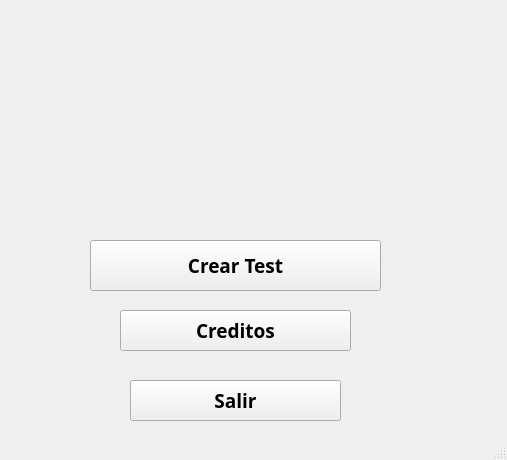
<?xml version="1.0" encoding="UTF-8"?>
<ui version="4.0">
 <class>MainWindow</class>
 <widget class="QMainWindow" name="MainWindow">
  <property name="geometry">
   <rect>
    <x>0</x>
    <y>0</y>
    <width>507</width>
    <height>460</height>
   </rect>
  </property>
  <property name="windowTitle">
   <string>MainWindow</string>
  </property>
  <widget class="QWidget" name="centralWidget">
   <widget class="QPushButton" name="pushButton">
    <property name="geometry">
     <rect>
      <x>130</x>
      <y>380</y>
      <width>211</width>
      <height>41</height>
     </rect>
    </property>
    <property name="font">
     <font>
      <family>OCR A Extended</family>
      <pointsize>14</pointsize>
      <weight>75</weight>
      <bold>true</bold>
     </font>
    </property>
    <property name="text">
     <string>Salir</string>
    </property>
   </widget>
   <widget class="QPushButton" name="pushButton_2">
    <property name="geometry">
     <rect>
      <x>90</x>
      <y>240</y>
      <width>291</width>
      <height>51</height>
     </rect>
    </property>
    <property name="font">
     <font>
      <family>OCR A Extended</family>
      <pointsize>14</pointsize>
      <weight>75</weight>
      <bold>true</bold>
     </font>
    </property>
    <property name="text">
     <string>Crear Test</string>
    </property>
   </widget>
   <widget class="QPushButton" name="pushButton_3">
    <property name="geometry">
     <rect>
      <x>120</x>
      <y>310</y>
      <width>231</width>
      <height>41</height>
     </rect>
    </property>
    <property name="font">
     <font>
      <family>OCR A Extended</family>
      <pointsize>14</pointsize>
      <weight>75</weight>
      <bold>true</bold>
     </font>
    </property>
    <property name="text">
     <string>Creditos</string>
    </property>
   </widget>
   <widget class="QLabel" name="label">
    <property name="geometry">
     <rect>
      <x>160</x>
      <y>20</y>
      <width>151</width>
      <height>211</height>
     </rect>
    </property>
    <property name="text">
     <string/>
    </property>
    <property name="pixmap">
     <pixmap resource="logo.qrc">:/imagenes/logo.png</pixmap>
    </property>
   </widget>
  </widget>
  <widget class="QStatusBar" name="statusBar"/>
  <action name="actionSalir">
   <property name="text">
    <string>Salir</string>
   </property>
  </action>
 </widget>
 <layoutdefault spacing="6" margin="11"/>
 <resources>
  <include location="logo.qrc"/>
 </resources>
 <connections>
  <connection>
   <sender>pushButton_2</sender>
   <signal>clicked()</signal>
   <receiver>MainWindow</receiver>
   <slot>clicaconfigjuego1()</slot>
   <hints>
    <hint type="sourcelabel">
     <x>323</x>
     <y>270</y>
    </hint>
    <hint type="destinationlabel">
     <x>418</x>
     <y>273</y>
    </hint>
   </hints>
  </connection>
  <connection>
   <sender>pushButton</sender>
   <signal>clicked()</signal>
   <receiver>MainWindow</receiver>
   <slot>click()</slot>
   <hints>
    <hint type="sourcelabel">
     <x>191</x>
     <y>420</y>
    </hint>
    <hint type="destinationlabel">
     <x>378</x>
     <y>420</y>
    </hint>
   </hints>
  </connection>
  <connection>
   <sender>pushButton_3</sender>
   <signal>clicked()</signal>
   <receiver>MainWindow</receiver>
   <slot>clickcreditos()</slot>
   <hints>
    <hint type="sourcelabel">
     <x>338</x>
     <y>327</y>
    </hint>
    <hint type="destinationlabel">
     <x>376</x>
     <y>326</y>
    </hint>
   </hints>
  </connection>
 </connections>
 <slots>
  <slot>click()</slot>
  <slot>clicaconfigjuego1()</slot>
  <slot>clickcreditos()</slot>
 </slots>
</ui>
